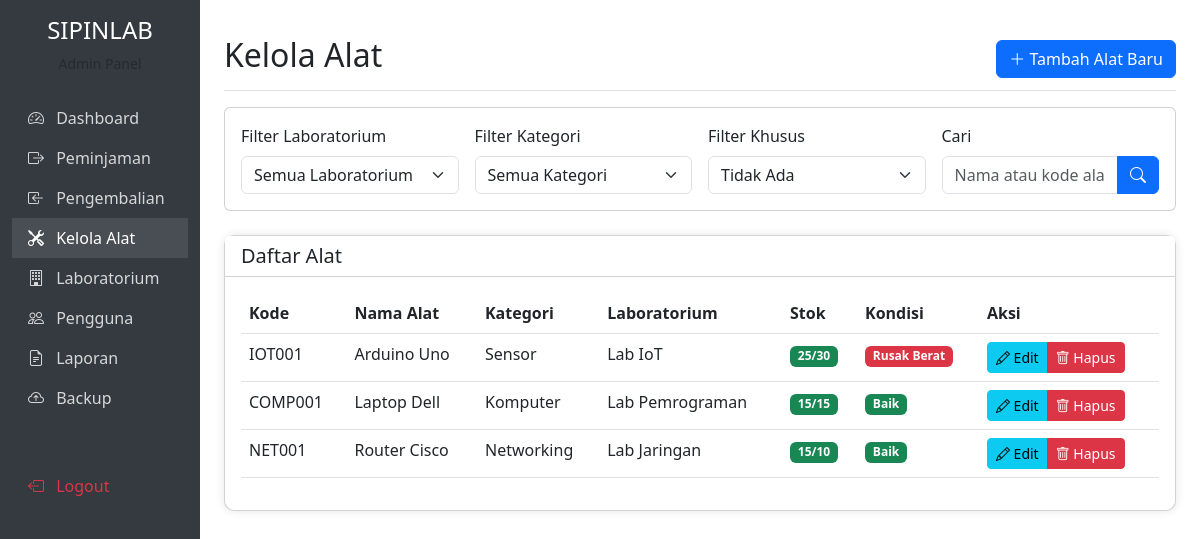
Page /admin/alat.php (signed in) on the committed database.
### tables this page shows
CREATE TABLE `alat` (
  `id` int NOT NULL AUTO_INCREMENT,
  `kode` varchar(50) NOT NULL,
  `nama` varchar(100) NOT NULL,
  `deskripsi` text,
  `jumlah_total` int NOT NULL DEFAULT '1',
  `jumlah_tersedia` int NOT NULL DEFAULT '1',
  `kondisi` enum('baik','rusak_ringan','rusak_berat') DEFAULT 'baik',
  `id_kategori` int DEFAULT NULL,
  `id_laboratorium` int DEFAULT NULL,
  `created_at` timestamp NOT NULL DEFAULT CURRENT_TIMESTAMP,
  `updated_at` timestamp NOT NULL DEFAULT CURRENT_TIMESTAMP ON UPDATE CURRENT_TIMESTAMP,
  PRIMARY KEY (`id`),
  UNIQUE KEY `kode` (`kode`),
  KEY `id_kategori` (`id_kategori`),
  KEY `id_laboratorium` (`id_laboratorium`),
  CONSTRAINT `alat_ibfk_1` FOREIGN KEY (`id_kategori`) REFERENCES `kategori_alat` (`id`),
  CONSTRAINT `alat_ibfk_2` FOREIGN KEY (`id_laboratorium`) REFERENCES `laboratorium` (`id`)
);

CREATE TABLE `kategori_alat` (
  `id` int NOT NULL AUTO_INCREMENT,
  `nama` varchar(100) NOT NULL,
  `keterangan` text,
  `created_at` timestamp NOT NULL DEFAULT CURRENT_TIMESTAMP,
  `updated_at` timestamp NOT NULL DEFAULT CURRENT_TIMESTAMP ON UPDATE CURRENT_TIMESTAMP,
  PRIMARY KEY (`id`)
);

CREATE TABLE `laboratorium` (
  `id` int NOT NULL AUTO_INCREMENT,
  `nama` varchar(100) NOT NULL,
  `lokasi` varchar(100) NOT NULL,
  `keterangan` text,
  `created_at` timestamp NOT NULL DEFAULT CURRENT_TIMESTAMP,
  `updated_at` timestamp NOT NULL DEFAULT CURRENT_TIMESTAMP ON UPDATE CURRENT_TIMESTAMP,
  PRIMARY KEY (`id`)
);

### admin/alat.php (the view, shortened to what this page needs)
<?php
$database = new Database();
$conn = $database->getConnection();
$search = isset($_GET['search']) ? $_GET['search'] : '';
$query = "SELECT a.*, k.nama as kategori, l.nama as laboratorium
          FROM alat a
          JOIN kategori_alat k ON a.id_kategori = k.id
          JOIN laboratorium l ON a.id_laboratorium = l.id
          WHERE 1=1";
$query .= " ORDER BY a.nama ASC";
$stmt = $conn->prepare($query);
$stmt->execute();
$alat_list = $stmt->fetchAll(PDO::FETCH_ASSOC);
?>
<!DOCTYPE html>
<html lang="id">
<head>
    <link href="https://cdn.jsdelivr.net/npm/bootstrap@5.3.0-alpha1/dist/css/bootstrap.min.css" rel="stylesheet">
    <link rel="stylesheet" href="https://cdn.jsdelivr.net/npm/bootstrap-icons@1.10.0/font/bootstrap-icons.css">
</head>
<body>
    <div class="container-fluid">
        <div class="row">
            <div class="col-md-3 col-lg-2 d-md-block sidebar collapse">
                <div class="position-sticky pt-3">
                    <div class="text-center mb-4">
                        <h4>SIPINLAB</h4>
                        <p class="text-muted small">Admin Panel</p>
                    </div>
                    <ul class="nav flex-column">
                        <li class="nav-item">
                            <a class="nav-link" href="dashboard.php">
                                <i class="bi bi-speedometer2 me-2"></i> Dashboard
                            </a>
                        </li>
                        <li class="nav-item">
                            <a class="nav-link" href="peminjaman.php">
                                <i class="bi bi-box-arrow-right me-2"></i> Peminjaman
                            </a>
                        </li>
                        <li class="nav-item">
                            <a class="nav-link" href="pengembalian.php">
                                <i class="bi bi-box-arrow-in-left me-2"></i> Pengembalian
                            </a>
                        </li>
                        <li class="nav-item">
                            <a class="nav-link active" href="alat.php">
                                <i class="bi bi-tools me-2"></i> Kelola Alat
                            </a>
                        </li>
                        <li class="nav-item">
                            <a class="nav-link" href="laboratorium.php">
                                <i class="bi bi-building me-2"></i> Laboratorium
                            </a>
                        </li>
                        <li class="nav-item">
                            <a class="nav-link" href="pengguna.php">
                                <i class="bi bi-people me-2"></i> Pengguna
                            </a>
                        </li>
                        <li class="nav-item">
                            <a class="nav-link" href="laporan.php">
                                <i class="bi bi-file-earmark-text me-2"></i> Laporan
                            </a>
                        </li>
                        <li class="nav-item">
                            <a class="nav-link" href="backup.php">
                                <i class="bi bi-cloud-arrow-up me-2"></i> Backup
                            </a>
                        </li>
                        <li class="nav-item mt-5">
                            <a class="nav-link text-danger" href="../logout.php">
                                <i class="bi bi-box-arrow-left me-2"></i> Logout
                            </a>
                        </li>
                    </ul>
                </div>
            </div>
            <div class="col-md-9 ms-sm-auto col-lg-10 px-md-4 main-content">
                <div class="d-flex justify-content-between flex-wrap flex-md-nowrap align-items-center pt-3 pb-2 mb-3 border-bottom">
                    <h1 class="h2">Kelola Alat</h1>
                    <button type="button" class="btn btn-primary" data-bs-toggle="modal" data-bs-target="#addAlatModal">
                        <i class="bi bi-plus-lg"></i> Tambah Alat Baru
                    </button>
                </div>
                <div class="card mb-4">
                    <div class="card-body">
                        <form action="" method="GET" class="row g-3">
                            <div class="col-md-3">
                                <label for="lab" class="form-label">Filter Laboratorium</label>
                                <select name="lab" id="lab" class="form-select">
                                    <option value="">Semua Laboratorium</option>
                                </select>
                            </div>
                            <div class="col-md-3">
                                <label for="kategori" class="form-label">Filter Kategori</label>
                                <select name="kategori" id="kategori" class="form-select">
                                    <option value="">Semua Kategori</option>
                                </select>
                            </div>
                            <div class="col-md-3">
                                <label for="filter" class="form-label">Filter Khusus</label>
                                <select name="filter" id="filter" class="form-select">
                                    <option value="">Tidak Ada</option>
                                </select>
                            </div>
                            <div class="col-md-3">
                                <label for="search" class="form-label">Cari</label>
                                <div class="input-group">
                                    <input type="text" class="form-control" id="search" name="search" placeholder="Nama atau kode alat" value="<?php echo $search; ?>">
                                    <button type="submit" class="btn btn-primary">
                                        <i class="bi bi-search"></i>
                                    </button>
                                </div>
                            </div>
                        </form>
                    </div>
                </div>
                <div class="card card-dashboard">
                    <div class="card-header bg-white">
                        <h5 class="mb-0">Daftar Alat</h5>
                    </div>
                    <div class="card-body">
                        <?php if (count($alat_list) > 0): ?>
                            <div class="table-responsive">
                                <table class="table table-hover">
                                    <thead>
                                        <tr>
                                            <th>Kode</th>
                                            <th>Nama Alat</th>
                                            <th>Kategori</th>
                                            <th>Laboratorium</th>
                                            <th>Stok</th>
                                            <th>Kondisi</th>
                                            <th>Aksi</th>
                                        </tr>
                                    </thead>
                                    <tbody>
                                        <?php foreach ($alat_list as $alat): ?>
                                            <tr>
                                                <td><?php echo $alat['kode']; ?></td>
                                                <td><?php echo $alat['nama']; ?></td>
                                                <td><?php echo $alat['kategori']; ?></td>
                                                <td><?php echo $alat['laboratorium']; ?></td>
                                                <td>
                                                    <span class="badge bg-<?php echo $alat['jumlah_tersedia'] == 0 ? 'danger' : ($alat['jumlah_tersedia'] < 3 ? 'warning' : 'success'); ?>">
                                                        <?php echo $alat['jumlah_tersedia']; ?>/<?php echo $alat['jumlah_total']; ?>
                                                    </span>
                                                </td>
                                                <td>
                                                    <?php if ($alat['kondisi'] == 'baik'): ?>
                                                        <span class="badge bg-success">Baik</span>
                                                    <?php elseif ($alat['kondisi'] == 'rusak_ringan'): ?>
                                                        <span class="badge bg-warning text-dark">Rusak Ringan</span>
                                                    <?php elseif ($alat['kondisi'] == 'rusak_berat'): ?>
                                                        <span class="badge bg-danger">Rusak Berat</span>
                                                    <?php endif; ?>
                                                </td>
                                                <td>
                                                    <div class="btn-group">
                                                        <button type="button" class="btn btn-sm btn-info" data-bs-toggle="modal" data-bs-target="#editAlatModal<?php echo $alat['id']; ?>">
                                                            <i class="bi bi-pencil"></i> Edit
                                                        </button>
                                                        <button type="button" class="btn btn-sm btn-danger" data-bs-toggle="modal" data-bs-target="#deleteAlatModal<?php echo $alat['id']; ?>">
                                                            <i class="bi bi-trash"></i> Hapus
                                                        </button>
                                                    </div>
                                                </td>
                                            </tr>
                                        <?php endforeach; ?>
                                    </tbody>
                                </table>
                            </div>
                        <?php else: ?>
                            <p class="text-center text-muted">Tidak ada data alat</p>
                        <?php endif; ?>
                    </div>
                </div>
            </div>
        </div>
    </div>
</body>
</html>

### admin/alat.php (style rules this page uses)
.sidebar { min-height: 100vh; background-color: #343a40; color: #fff; }
.sidebar .nav-link { color: rgba(255, 255, 255, 0.8); }
.sidebar .nav-link.active { color: #fff; background-color: rgba(255, 255, 255, 0.1); }
.main-content { padding: 20px; }
.card-dashboard { margin-bottom: 20px; border-radius: 10px; box-shadow: 0 0 10px rgba(0, 0, 0, 0.1); }

### rows in the picture
alat: kode "IOT001", nama "Arduino Uno", id_kategori.nama "Sensor", id_laboratorium.nama "Lab IoT", jumlah_tersedia "25", jumlah_total "30", kondisi "Rusak Berat"
alat: kode "COMP001", nama "Laptop Dell", id_kategori.nama "Komputer", id_laboratorium.nama "Lab Pemrograman", jumlah_tersedia "15", jumlah_total "15", kondisi "Baik"
alat: kode "NET001", nama "Router Cisco", id_kategori.nama "Networking", id_laboratorium.nama "Lab Jaringan", jumlah_tersedia "15", jumlah_total "10", kondisi "Baik"
